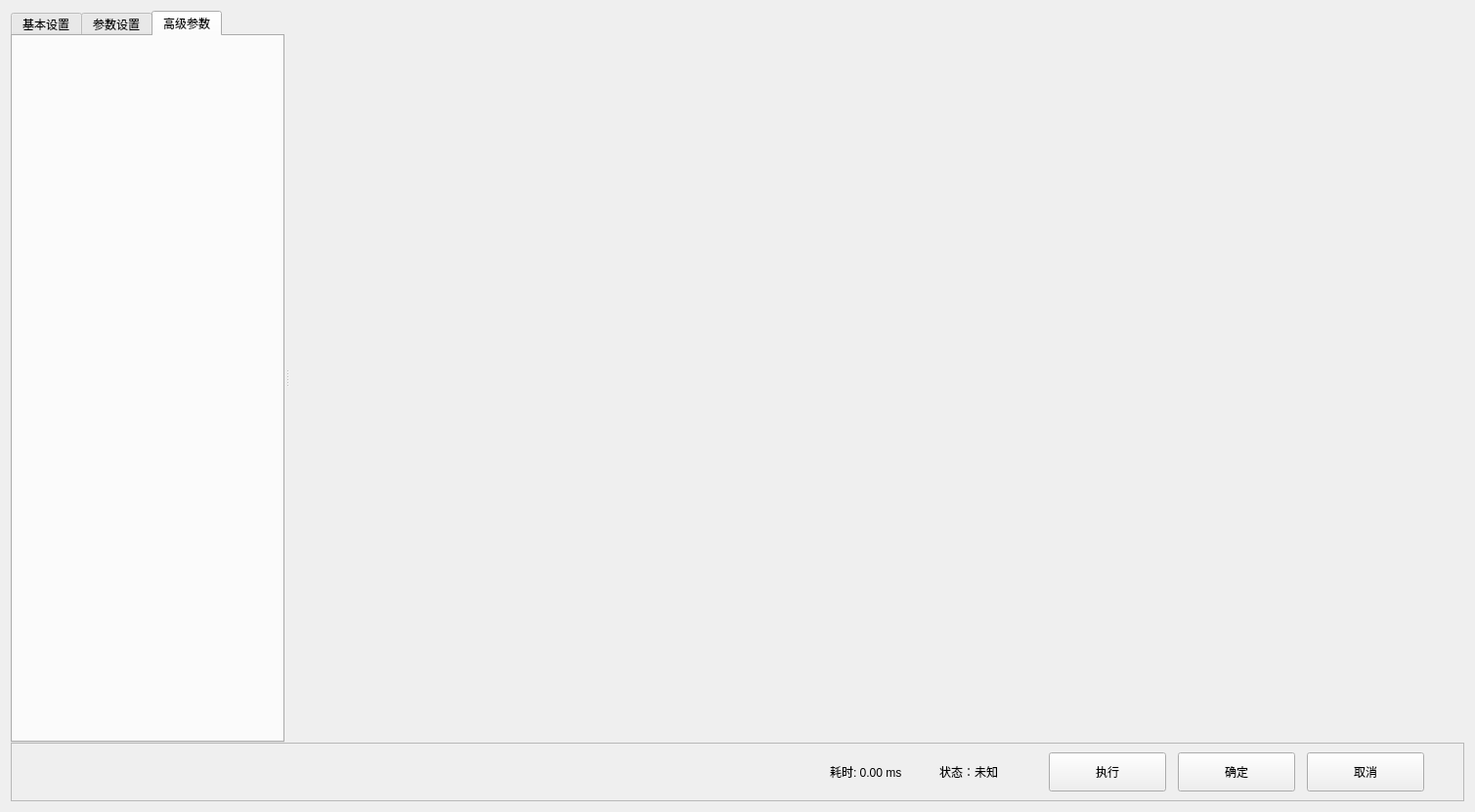
<?xml version="1.0" encoding="UTF-8"?>
<ui version="4.0">
 <class>PreProcessWidgetClass</class>
 <widget class="QWidget" name="PreProcessWidgetClass">
  <property name="geometry">
   <rect>
    <x>0</x>
    <y>0</y>
    <width>1509</width>
    <height>831</height>
   </rect>
  </property>
  <property name="windowTitle">
   <string>PreProcessWidget</string>
  </property>
  <layout class="QVBoxLayout" name="verticalLayout_8">
   <item>
    <widget class="QWidget" name="widget" native="true">
     <layout class="QVBoxLayout" name="verticalLayout_7">
      <property name="spacing">
       <number>0</number>
      </property>
      <property name="leftMargin">
       <number>0</number>
      </property>
      <property name="topMargin">
       <number>0</number>
      </property>
      <property name="rightMargin">
       <number>0</number>
      </property>
      <property name="bottomMargin">
       <number>0</number>
      </property>
      <item>
       <widget class="QSplitter" name="splitter">
        <property name="orientation">
         <enum>Qt::Horizontal</enum>
        </property>
        <property name="handleWidth">
         <number>5</number>
        </property>
        <widget class="QTabWidget" name="tabWidget">
         <property name="sizePolicy">
          <sizepolicy hsizetype="Minimum" vsizetype="Expanding">
           <horstretch>1</horstretch>
           <verstretch>0</verstretch>
          </sizepolicy>
         </property>
         <property name="minimumSize">
          <size>
           <width>280</width>
           <height>0</height>
          </size>
         </property>
         <property name="maximumSize">
          <size>
           <width>280</width>
           <height>16777215</height>
          </size>
         </property>
         <property name="sizeIncrement">
          <size>
           <width>280</width>
           <height>0</height>
          </size>
         </property>
         <property name="currentIndex">
          <number>2</number>
         </property>
         <widget class="QWidget" name="tab">
          <property name="sizePolicy">
           <sizepolicy hsizetype="Expanding" vsizetype="Expanding">
            <horstretch>0</horstretch>
            <verstretch>0</verstretch>
           </sizepolicy>
          </property>
          <attribute name="title">
           <string>基本设置</string>
          </attribute>
          <layout class="QVBoxLayout" name="verticalLayout">
           <property name="spacing">
            <number>0</number>
           </property>
           <property name="leftMargin">
            <number>0</number>
           </property>
           <property name="topMargin">
            <number>0</number>
           </property>
           <property name="rightMargin">
            <number>0</number>
           </property>
           <property name="bottomMargin">
            <number>0</number>
           </property>
          </layout>
         </widget>
         <widget class="QWidget" name="tab_2">
          <property name="sizePolicy">
           <sizepolicy hsizetype="Expanding" vsizetype="Expanding">
            <horstretch>0</horstretch>
            <verstretch>0</verstretch>
           </sizepolicy>
          </property>
          <attribute name="title">
           <string>参数设置</string>
          </attribute>
         </widget>
         <widget class="QWidget" name="tab_3">
          <property name="sizePolicy">
           <sizepolicy hsizetype="Expanding" vsizetype="Expanding">
            <horstretch>0</horstretch>
            <verstretch>0</verstretch>
           </sizepolicy>
          </property>
          <attribute name="title">
           <string>高级参数</string>
          </attribute>
         </widget>
        </widget>
        <widget class="ImageViewWidget" name="widget_3" native="true">
         <property name="sizePolicy">
          <sizepolicy hsizetype="Expanding" vsizetype="Expanding">
           <horstretch>3</horstretch>
           <verstretch>0</verstretch>
          </sizepolicy>
         </property>
        </widget>
       </widget>
      </item>
      <item>
       <widget class="QFrame" name="frame">
        <property name="maximumSize">
         <size>
          <width>16777215</width>
          <height>60</height>
         </size>
        </property>
        <property name="frameShape">
         <enum>QFrame::StyledPanel</enum>
        </property>
        <property name="frameShadow">
         <enum>QFrame::Raised</enum>
        </property>
        <layout class="QHBoxLayout" name="horizontalLayout_2">
         <property name="spacing">
          <number>12</number>
         </property>
         <property name="leftMargin">
          <number>0</number>
         </property>
         <property name="topMargin">
          <number>0</number>
         </property>
         <property name="rightMargin">
          <number>40</number>
         </property>
         <property name="bottomMargin">
          <number>0</number>
         </property>
         <item>
          <spacer name="horizontalSpacer">
           <property name="orientation">
            <enum>Qt::Horizontal</enum>
           </property>
           <property name="sizeHint" stdset="0">
            <size>
             <width>760</width>
             <height>20</height>
            </size>
           </property>
          </spacer>
         </item>
         <item>
          <widget class="QLabel" name="m_label_timer">
           <property name="sizePolicy">
            <sizepolicy hsizetype="Expanding" vsizetype="Expanding">
             <horstretch>0</horstretch>
             <verstretch>0</verstretch>
            </sizepolicy>
           </property>
           <property name="maximumSize">
            <size>
             <width>100</width>
             <height>20</height>
            </size>
           </property>
           <property name="text">
            <string>耗时: 0.00 ms</string>
           </property>
           <property name="alignment">
            <set>Qt::AlignJustify|Qt::AlignVCenter</set>
           </property>
          </widget>
         </item>
         <item>
          <widget class="QLabel" name="label_2">
           <property name="sizePolicy">
            <sizepolicy hsizetype="Expanding" vsizetype="Expanding">
             <horstretch>0</horstretch>
             <verstretch>0</verstretch>
            </sizepolicy>
           </property>
           <property name="maximumSize">
            <size>
             <width>100</width>
             <height>20</height>
            </size>
           </property>
           <property name="text">
            <string>状态：未知</string>
           </property>
           <property name="alignment">
            <set>Qt::AlignJustify|Qt::AlignVCenter</set>
           </property>
          </widget>
         </item>
         <item>
          <widget class="QPushButton" name="m_btn_fun">
           <property name="sizePolicy">
            <sizepolicy hsizetype="Expanding" vsizetype="Expanding">
             <horstretch>0</horstretch>
             <verstretch>0</verstretch>
            </sizepolicy>
           </property>
           <property name="minimumSize">
            <size>
             <width>120</width>
             <height>0</height>
            </size>
           </property>
           <property name="maximumSize">
            <size>
             <width>120</width>
             <height>40</height>
            </size>
           </property>
           <property name="text">
            <string>执行</string>
           </property>
          </widget>
         </item>
         <item>
          <widget class="QPushButton" name="m_btn_OK">
           <property name="sizePolicy">
            <sizepolicy hsizetype="Expanding" vsizetype="Expanding">
             <horstretch>0</horstretch>
             <verstretch>0</verstretch>
            </sizepolicy>
           </property>
           <property name="minimumSize">
            <size>
             <width>120</width>
             <height>0</height>
            </size>
           </property>
           <property name="maximumSize">
            <size>
             <width>120</width>
             <height>40</height>
            </size>
           </property>
           <property name="text">
            <string>确定</string>
           </property>
          </widget>
         </item>
         <item>
          <widget class="QPushButton" name="m_btn_chanel">
           <property name="sizePolicy">
            <sizepolicy hsizetype="Expanding" vsizetype="Expanding">
             <horstretch>0</horstretch>
             <verstretch>0</verstretch>
            </sizepolicy>
           </property>
           <property name="minimumSize">
            <size>
             <width>120</width>
             <height>0</height>
            </size>
           </property>
           <property name="maximumSize">
            <size>
             <width>120</width>
             <height>40</height>
            </size>
           </property>
           <property name="sizeIncrement">
            <size>
             <width>120</width>
             <height>40</height>
            </size>
           </property>
           <property name="text">
            <string>取消</string>
           </property>
          </widget>
         </item>
        </layout>
       </widget>
      </item>
     </layout>
    </widget>
   </item>
  </layout>
 </widget>
 <layoutdefault spacing="6" margin="11"/>
 <customwidgets>
  <customwidget>
   <class>ImageViewWidget</class>
   <extends>QWidget</extends>
   <header location="global">imageviewwidget.h</header>
   <container>1</container>
  </customwidget>
 </customwidgets>
 <resources/>
 <connections/>
</ui>
